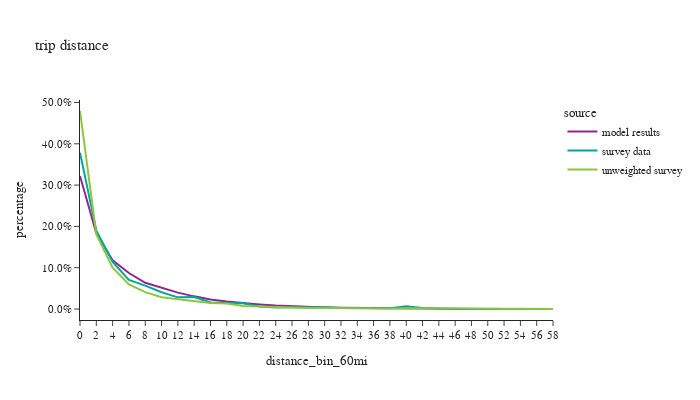

Notebook code for this chart:
### Code cell
df_plot = trip_data.loc[trip_data['distance_bin_60mi'].notna()].groupby(['source','distance_bin_60mi'])['trip_weight'].sum().reset_index()
df_plot['percentage'] = df_plot.groupby(['source'], group_keys=False)['trip_weight']. \
    apply(lambda x: x / float(x.sum()))

fig2 = px.line(df_plot, x='distance_bin_60mi', y="percentage", color="source", title="trip distance")
fig2.for_each_annotation(lambda a: a.update(text = a.text.split("=")[-1]))
fig2.update_layout(height=400, width=700, font=dict(size=11), yaxis=dict(tickformat=".1%"))
fig2.show()

### Figure 1 — Plotly figure (JSON) as saved in the notebook; plotly's stock layout.template omitted (floating-point values rounded to 4 significant figures)
{"data": [{"hovertemplate": "source=model results<br>distance_bin_60mi=%{x}<br>percentage=%{y}<extra></extra>", "legendgroup": "model results", "line": {"color": "#91268F", "dash": "solid"}, "marker": {"symbol": "circle"}, "mode": "lines", "name": "model results", "orientation": "v", "showlegend": true, "type": "scatter", "x": ["0", "2", "4", "6", "8", "10", "12", "14", "16", "18", "20", "22", "24", "26", "28", "30", "32", "34", "36", "38", "40", "42", "44", "46", "48", "50", "52", "54", "56", "58"], "xaxis": "x", "y": [0.3222, 0.1834, 0.1182, 0.08719, 0.06367, 0.05097, 0.03971, 0.0307, 0.02289, 0.01821, 0.01409, 0.01113, 0.008425, 0.006483, 0.005019, 0.003742, 0.002907, 0.002439, 0.001899, 0.001519, 0.001227, 0.000963, 0.0006933, 0.0005485, 0.0004692, 0.0003281, 0.0003048, 0.0002377, 0.0002041, 0.0002144], "yaxis": "y"}, {"hovertemplate": "source=survey data<br>distance_bin_60mi=%{x}<br>percentage=%{y}<extra></extra>", "legendgroup": "survey data", "line": {"color": "#00A7A0", "dash": "solid"}, "marker": {"symbol": "circle"}, "mode": "lines", "name": "survey data", "orientation": "v", "showlegend": true, "type": "scatter", "x": ["0", "2", "4", "6", "8", "10", "12", "14", "16", "18", "20", "22", "24", "26", "28", "30", "32", "34", "36", "38", "40", "42", "44", "46", "48", "50", "52", "54", "56", "58"], "xaxis": "x", "y": [0.3784, 0.1904, 0.1139, 0.0705, 0.0568, 0.04068, 0.02833, 0.02914, 0.01611, 0.01586, 0.01381, 0.006084, 0.003526, 0.004372, 0.00499, 0.004043, 0.002464, 0.002667, 0.001872, 0.002029, 0.006895, 0.002346, 0.0009312, 0.0006728, 0.000306, 0.001395, 0.0002561, 0.0009651, 0.0002061, 9.622e-05], "yaxis": "y"}, {"hovertemplate": "source=unweighted survey<br>distance_bin_60mi=%{x}<br>percentage=%{y}<extra></extra>", "legendgroup": "unweighted survey", "line": {"color": "#8CC63E", "dash": "solid"}, "marker": {"symbol": "circle"}, "mode": "lines", "name": "unweighted survey", "orientation": "v", "showlegend": true, "type": "scatter", "x": ["0", "2", "4", "6", "8", "10", "12", "14", "16", "18", "20", "22", "24", "26", "28", "30", "32", "34", "36", "38", "40", "42", "44", "46", "48", "50", "52", "54", "56", "58"], "xaxis": "x", "y": [0.4794, 0.181, 0.1001, 0.05979, 0.04098, 0.02868, 0.02364, 0.01879, 0.0146, 0.01315, 0.007204, 0.005971, 0.004547, 0.003314, 0.002766, 0.002438, 0.001671, 0.002136, 0.001452, 0.001096, 0.001917, 0.001534, 0.000493, 0.0003561, 0.0007395, 0.00063, 0.0006848, 0.0004382, 0.0003835, 0.0001643], "yaxis": "y"}], "layout": {"font": {"size": 11}, "height": 400, "legend": {"title": {"text": "source"}, "tracegroupgap": 0}, "title": {"text": "trip distance"}, "width": 700, "xaxis": {"anchor": "y", "domain": [0.0, 1.0], "title": {"text": "distance_bin_60mi"}}, "yaxis": {"anchor": "x", "domain": [0.0, 1.0], "tickformat": ".1%", "title": {"text": "percentage"}}}}
